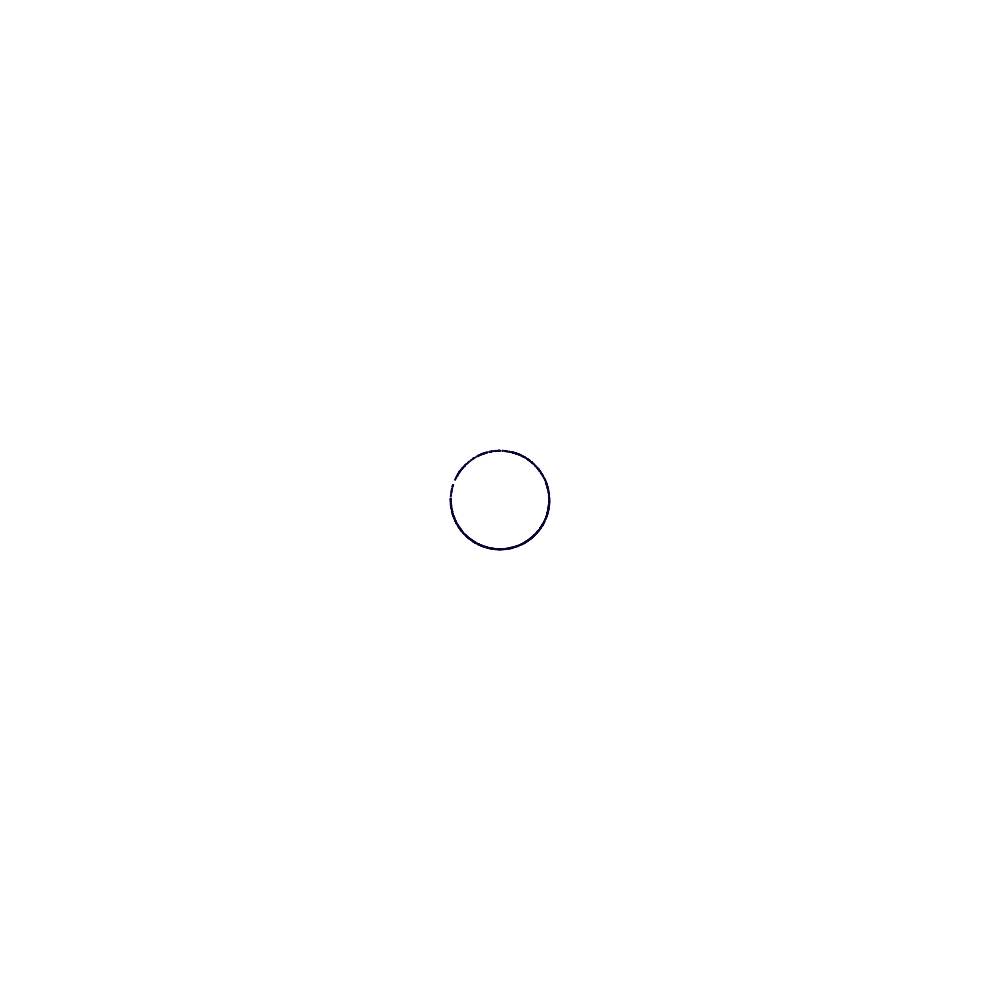
Frame 1 (no input)
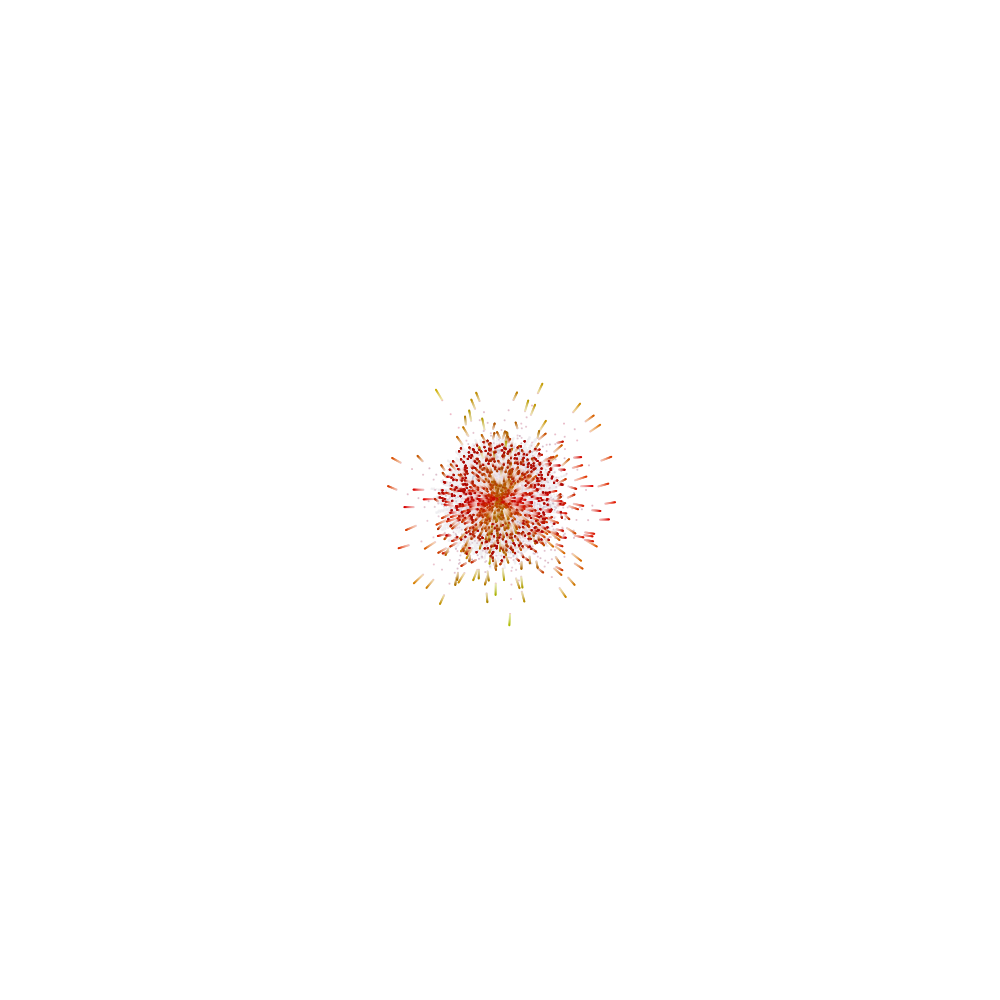
Frame 60 (the mouse pressed at the canvas centre just before this capture)
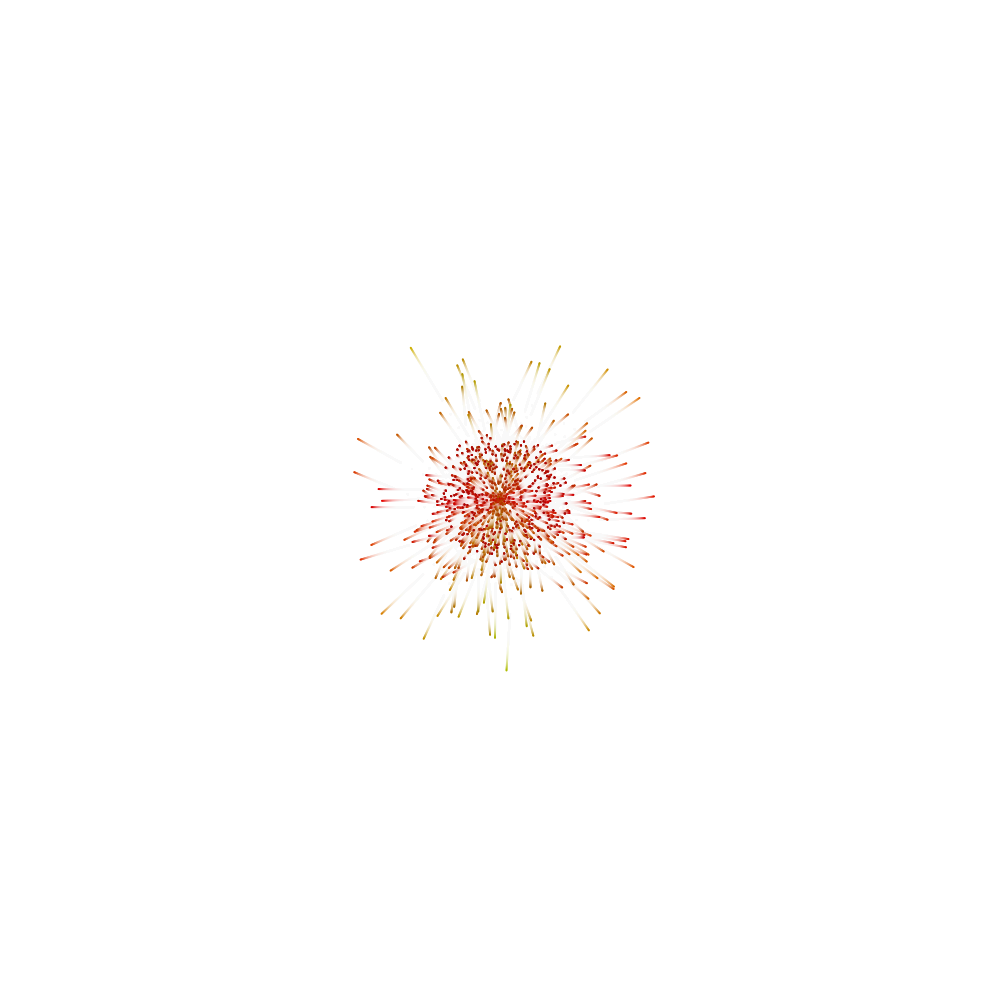
Frame 120 (the mouse held since frame 60 and released just before this capture)

The Processing sketch that drew these frames (run headless with seeded random() and noise(); from frame 60 on, the mouse is pressed at the canvas centre):

// Processing sketch: Control
// ── Control.pde
// Originally was supposed to mimick the exploding plume death effect in the game Control
// with a fast burst of particles that suddenly slows down.
// tried to get more fancy and make it explode in the direction the mouse is dragged but failed
// below are, in comments, are all my failed attempts.
// So instead made a small swarm of particles that explodes, it's a bit messy, enjoy.
// Mat, 3/1/2020

final int PARTICLE_COUNT = 1000;

Particle[] particles = new Particle[PARTICLE_COUNT];
PVector direction = PVector.random2D();
PVector point;
PVector center;

void setup()
{
  background(255);
  size(1000, 1000);
  center = new PVector(width/2, height/2);
  
  generateExplosion(new PVector(width/2, height/2));//, 45);
}

void draw()
{
  // Weird new slow motion blur:
  //if (frameCount % 4 == 0) {filter(BLUR);}
  
  // Motion blur
  noStroke();
  fill(255, 20);
  rect(0, 0, width, height);
  
  // Draw explosion target
  //noStroke();
  //fill(0, 255, 0);
  //ellipse(point.x, point.y,  30, 30);
  
  // Update particles
  for (int x = 0; x < PARTICLE_COUNT; x++) {//PARTICLE_COUNT; x++){//PARTICLE_COUNT; x++) {
    particles[x].update();
    particles[x].draw();
  }
  
  //float radius = 200;
  //for (int i = 1; i <= 360; i++) {
  //  float x = point.x + (radius * cos(i));
  //  float y = point.y + (radius * sin(i));
  //  fill(255, 0, 20);
  //  ellipse(x, y, 10, 10);
  //}
  
  //float theta = abs(degrees(atan2(point.y - center.y, point.x - center.x)));
  //float x = radius * cos(theta);
  //float y = radius * sin(theta);
  //fill(255, 200, 0);
  //ellipse(x, y, 20, 20);
  
  //if (end != null) 
  //{
    // println(time);
    //stroke(0, map(abs(time), 0, 1000, 0, 255), 0);
    //line(start.x, start.y, end.x, end.y); 
    
    //float angle = PVector.angleBetween(start, end);
    //PVector v1 = new PVector(10, 20);
    //PVector v2 = new PVector(60, 80);
    //angle += TWO_PI;
    
    //float run = end.x - start.x; // lower part of slope
    //float rise = end.y - start.y;
    //float slope = rise / run;
    //float angle = 0;
    
    //if (run >= 0 && rise >=0) { angle = degrees(atan(slope)); }
    //else if (run < 0 && rise > 0) { angle = degrees(atan(slope)) + 180; }
    //else if (run < 0 && rise <= 0) { angle = degrees(atan(slope)) + 180; }
    //else if (run >= 0 && rise < 0) { angle = degrees(atan(slope)) + 360; }
    ////float angle = degrees(atan(slope));
    
    //float angle = degrees(PVector.angleBetween(v1, v2));
    //println(angle);
    //println("----");
    //println(start);
    //println(end);
    //println(angle);
    // lower time = greater radius
    // longer line = more spread
  //}
}

//int time = 0;
//PVector start = null;
//PVector end = null;
void mousePressed()
{
  
  //generateExplosion(new PVector(mouseX, mouseY));
  //start = new PVector(mouseX, mouseY);
  //end = null;
  //time = millis();
}

PVector previousMouse = new PVector(0, 0);

void mouseDragged()
{
  // lerp
  //PVector circleLocation = new PVector(0, 0);
  
  //circleLocation.x = lerp(previousMouse.x, mouseX, 0.25);
  //circleLocation.y = lerp(previousMouse.y, mouseY, 0.0025);
  //fill(0);
  //ellipse(circleLocation.x, circleLocation.y, 5, 5);
  //previousMouse = new PVector(mouseX, mouseY); 
  //fill(0);
  //ellipse(mouseX, mouseY, 5, 5);
}

void mouseReleased()
{
  //end = new PVector(mouseX, mouseY);
  //time -= millis();
  
  // Work out the angle the mouse was dragged in
  //float run = end.x - start.x; // lower part of slope
  //float rise = end.y - start.y; // upper part of slope
  //float slope = rise / run;
  //float angle = 0;
  
  //if (run >= 0 && rise >=0) { angle = degrees(atan(slope)); }
  //else if (run < 0 && rise > 0) { angle = degrees(atan(slope)) + 180; }
  //else if (run < 0 && rise <= 0) { angle = degrees(atan(slope)) + 180; }
  //else if (run >= 0 && rise < 0) { angle = degrees(atan(slope)) + 360; }
  
  //float theta = degrees(atan2(end.y - start.y, end.x - start.x));
  
  ////angle -= 90;
  //if (theta < 0) {
  //  theta = abs(theta)+90;  
  //}
  
  //println(theta);
  generateExplosion(new PVector(mouseX, mouseY));//theta);
}

void generateExplosion(PVector origin)//), float angle)
{
  float fuse = (int) random(10, 50);
  println(fuse);
  float r = 50;
  
  // Generate in a circle
  for (int i = 0; i < PARTICLE_COUNT; i++) {
    float ang = random(1, 360);
    float x = origin.x + (r * cos((PI/120) * ang));
    float y = origin.y + (r * sin((PI/120) * ang));
    Particle p =  new Particle(new PVector(x, y), new PVector(width/2, height/2));
    p.explosionTimer = (int)fuse;
    particles[i] = p;
  }
  
  //float radius = random(200, 450);
  //angle = random(1, 360);
  //float maxAngle = random(60, 200);
  
  //for (int i = 1; i <= 90; i++) {
  //  float a = random(30);
  //  float x = origin.x + (radius * cos(angle + (PI/120) * a)); // center.x + (radius * cos(angle + ((PI/120) * i))); // It was all going well but I dont know why PI/120 makes the angle make sense but hey
  //  float y = origin.y + (radius * sin(angle + (PI/120) * a));
  //  particles[i-1] = new Particle(new PVector(origin.x, origin.y), new PVector(x, y));  //width/2, height/2), new PVector(x, y));  
  //}
  
  //for (int i = 0; i < PARTICLE_COUNT; i++) {
  //  PVector spawn = new PVector((width/2) + random(-30, 30), height/2 + random(-30, 30));
  //  float a = random(maxAngle);
  //  float x = origin.x + (radius * cos(angle + (PI/120) * a)); // cos(angle + (PI/120) * a)); // center.x + (radius * cos(angle + ((PI/120) * i))); // It was all going well but I dont know why PI/120 makes the angle make sense but hey
  //  float y = origin.y + (radius * sin(angle + (PI/120) * a));//sin(angle + (PI/120) * a));
  //  //new PVector(origin.x, origin.y)
  //  particles[i] = new Particle(spawn, new PVector(x, y));  //width/2, height/2), new PVector(x, y));  
  //}
  
  //float r = 200;
  //for (int i = 1; i <= 360; i++) {
  //  float x = origin.x + (r * cos((PI/120) * i));
  //  float y = origin.y + (r * sin((PI/120) * i));
  //  fill(map(i, 1, 360, 0, 255), 0, 20);
  //  ellipse(x, y, 10, 10);
  //}
  
  //// Create new particles
  //for (int i = 0; i < PARTICLE_COUNT; i++) {
    
  //  stroke(255, 100, 0);
  //  int our_angle = int(angle + random(-2, 2));
  //  println(our_angle);
    
  //  float x = center.x + (radius * cos(our_angle)); 
  //  float y = center.y + (radius * sin(our_angle));
  //  //float currentPointY = point.y + random(350);
  //  particles[i] = new Particle(new PVector(width/2, height/2), new PVector(x, y));//currentPointX, currentPointY));
  //  line(center.x, center.y, x, y);
  //}
  
  ////float angle2 = 0;
  ////for (int i = 1; i <= 360; i++) {
  ////  float x = center.x + (radius * cos(angle2 + i));
  ////  float y = center.y + (radius * sin(angle2 + i));
  ////  particles[i-1] = new Particle(new PVector(width/2, height/2), new PVector(x, y));
  ////}
  
  //float x = center.x + (radius * cos(angle));
  //float y = center.y + (radius * sin(angle));
  //point = new PVector(x, y);
}

class Particle 
{
  PVector pos;
  PVector vel;
  PVector acc;
  PVector target;
  int life;
  int explosionTimer =  17; // when to explode
  boolean exploded = false;
  float life_tick; // When to slow down
  boolean done = false; // Done is used as part of the explosion sequence (sorry)
  
  Particle(PVector p, PVector dir)
  {
    life = 200;
    pos = p;
    target = dir;
    vel = new PVector(0, 0);
    life_tick = random(155, 180);
  }
  
  void update()
  { 
    //PVector mouse = new PVector(mouseX, mouseY);
    
    // Accelerate toward target
    PVector mouse = new PVector(random(-5, 5) + width/2, random(-5, 5) + height/2);
    if (exploded)
    {
      mouse = target;
    }
    acc = PVector.sub(mouse, pos);
    
    // Slow down all particles
    if (explosionTimer <= 0 && !exploded) {
      
      acc.mult(random(5, 7));
      //vel.div(20);
      target = new PVector(random(width), random(height));
      exploded = true;
    } 
    
    if (life < life_tick && !done)
    {
      vel.div(20);
      done = true;
    } else if (!done) {
    // Accelerate particls normally if not slowed
    //if (!exploded) {
      acc.setMag(random(0.5 , 1));// 0.05));//7));//0.05));    
      vel.add(acc);  
    }
    
    pos.add(vel);  
    explosionTimer--;
    life--;
  }
  
  void draw() 
  {
    noStroke();
    
    if (done) {
      fill(map(abs(vel.x), -2, 1, 0, 255), map(abs(vel.y)*10, 0, 10, 0, 250), 0); 
      
    } else {
      fill(map(abs(vel.mag()), 0, 20, 0, 255), 0, 50);//, life);
    }
    ellipse(pos.x, pos.y, 2, 2);
    
    
    //fill(0, 200, 244);
    //ellipse(target.x, target.y, 4, 4);
  }
}
